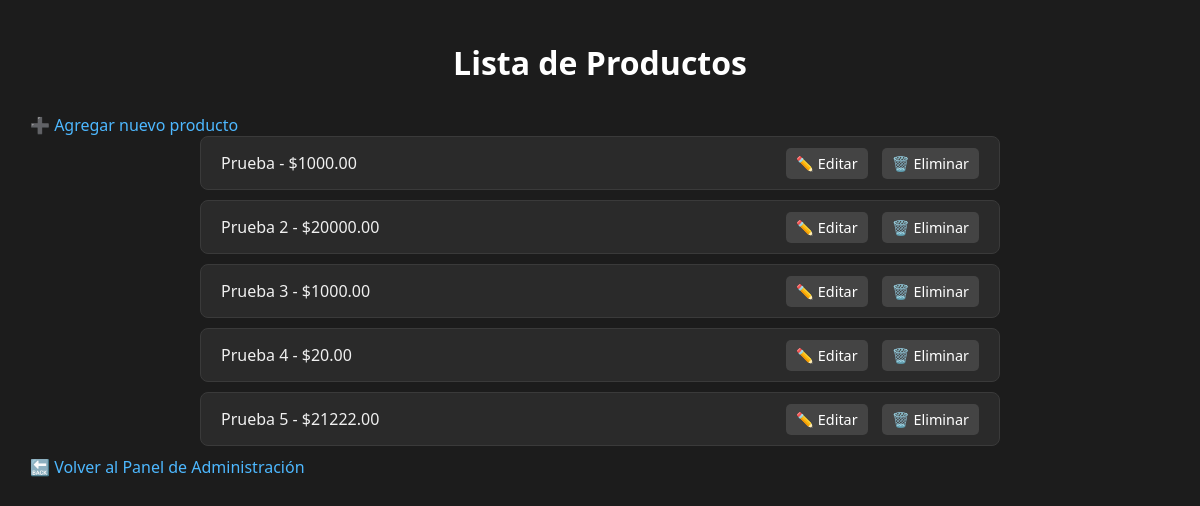
The app's page /api/catalogo/lista_productos with its own data.
### api_catalogo/models.py (models this page shows, shortened)
class Producto(models.Model):
    nombre = models.CharField(max_length=100)
    descripcion = models.TextField()
    precio = models.DecimalField(max_digits=10, decimal_places=2)
    stock = models.PositiveIntegerField()
    imagen = models.ImageField(upload_to='productos/', null=True, blank=True)

### api_catalogo/views.py (the view)
# urls.py: path('lista_productos', views.lista_productos, name='lista_productos'),
def lista_productos(request):
    productos = Producto.objects.all()
    return render(request, 'api_catalogo/lista.html', {'productos': productos})

### api_catalogo/templates/api_catalogo/lista.html (shortened to what this page needs)
{% load static %}
<!DOCTYPE html>
<html lang="es">
<head>
    <link rel="stylesheet" href="{% static 'api_catalogo/css/lista.css' %}">
</head>
<body>
    <h1>Lista de Productos</h1>
    <a href="{% url 'crear_producto' %}">➕ Agregar nuevo producto</a>
    <ul>
      {% for producto in productos %}
        <li>
          <span>{{ producto.nombre }} - ${{ producto.precio }}</span>
          <div>
            <a href="{% url 'editar_producto' producto.id %}">✏️ Editar</a>
            <a href="{% url 'eliminar_producto' producto.id %}">🗑️ Eliminar</a>
          </div>
        </li>
      {% empty %}
        <li><span>No hay productos disponibles.</span></li>
      {% endfor %}
    </ul>
    <a href="{% url 'admin_site' %}" class="back-button">🔙 Volver al Panel de Administración</a>
</body>
</html>

### api_catalogo/static/api_catalogo/css/lista.css (style rules this page uses)
body { margin: 0; padding: 20px; font-family: 'Segoe UI', Tahoma, Geneva, Verdana, sans-serif; background-color: #1c1c1c; color: #f0f0f0; }
h1 { text-align: center; color: #ffffff; margin-bottom: 30px; }
a { text-decoration: none; color: #4db8ff; margin-left: 10px; }
ul { list-style: none; padding: 0; max-width: 800px; margin: 0 auto; }
li { background-color: #2a2a2a; border: 1px solid #3a3a3a; margin-bottom: 10px; padding: 15px 20px; border-radius: 8px; display: flex; justify-content: space-between; align-items: center; }
li span { flex: 1; }
li a { font-size: 0.9rem; padding: 6px 10px; background-color: #444; border-radius: 5px; color: #fff; }

### records on screen
Producto: nombre "Prueba", precio "1000.00"
Producto: nombre "Prueba 2", precio "20000.00"
Producto: nombre "Prueba 3", precio "1000.00"
Producto: nombre "Prueba 4", precio "20.00"
Producto: nombre "Prueba 5", precio "21222.00"
